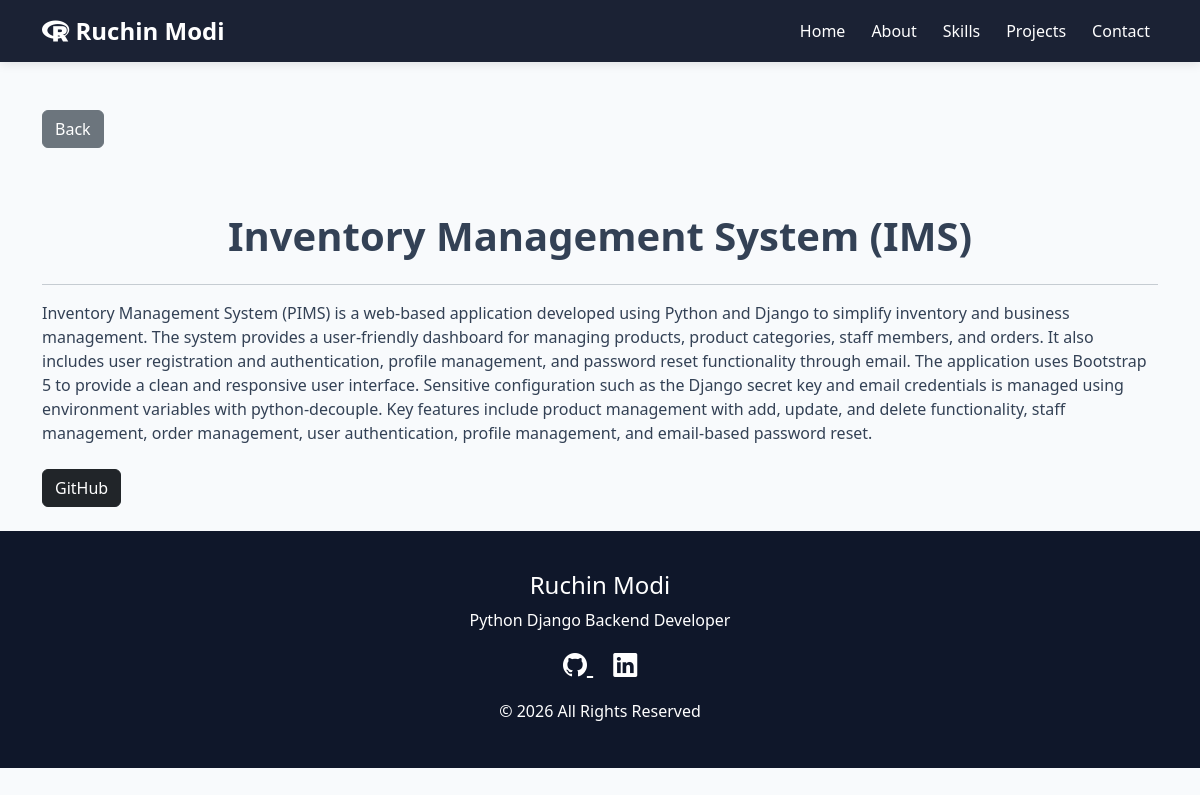
Page /project_d/2/ on the earlier database version.
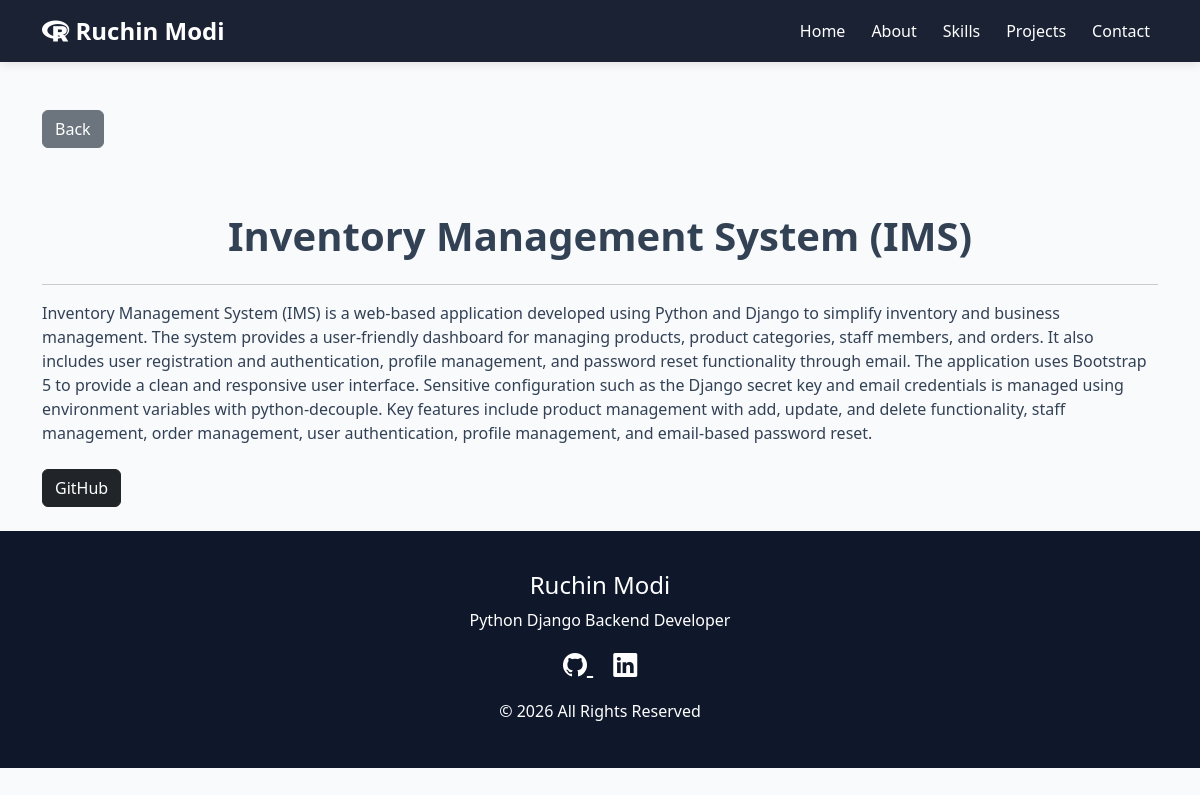
Same page on the later database version.
### portfolio/models.py (models this page shows, shortened)
class Project(models.Model):
    title = models.CharField(max_length=200)
    image = CloudinaryField('image')
    short_description = models.TextField()
    full_description = models.TextField()
    github_link = models.URLField(blank=True,null=True)
    live_link = models.URLField(blank=True,null=True)

### portfolio/views.py (the view)
# urls.py: path('project_d/<int:id>/', views.project_d, name='project_d'),
def project_d(request, id):
    project = get_object_or_404(Project,id=id)
    context={
        'project': project
        }
    return render(request,'project_d.html',context)

### portfolio/template/project_d.html (shortened to what this page needs)
{% extends 'nav/base.html'%}
{% load static %}
{% block content %}
<div class="container mt-5">
    <a href="/"
       class="btn btn-secondary mb-3">
       Back
    </a>
    <div class="text-center mb-4">
</div>
        <div class="card-body">
            <h1 class="text-center fw-bold mb-4">
                {{ project.title }}
            </h1>
            <hr>
            <p>
                {{ project.full_description }}
            </p>
           <div class="mt-4 mb-4">
            {% if project.github_link %}
            <a href="{{ project.github_link }}"
            class="btn btn-dark">
            GitHub
        </a>
        {% endif %}
</div>
        </div>
    </div>
{% endblock %}

### portfolio/template/nav/base.html (shortened to what this page needs)
<!DOCTYPE html>
<html>
<head>
    {% load static %}
    <link href="https://cdn.jsdelivr.net/npm/bootstrap@5.3.3/dist/css/bootstrap.min.css" rel="stylesheet">
     <link rel="stylesheet" href="{% static 'css/base.css' %}">
     <link rel="stylesheet" href="https://unpkg.com/aos@2.3.4/dist/aos.css">
<link rel="stylesheet"
href="https://cdn.jsdelivr.net/npm/bootstrap-icons@1.11.3/font/bootstrap-icons.min.css">
<link
    rel="stylesheet"
    href="https://cdnjs.cloudflare.com/ajax/libs/font-awesome/6.7.2/css/all.min.css">
</head>
<body>
<nav class="navbar navbar-expand-lg navbar-dark custom-navbar sticky-top">
    <div class="container">
        <a class="navbar-brand fw-bold" href="#">
            <i class="fa-brands fa-r-project"></i>
            Ruchin Modi
        </a>
        <div class="collapse navbar-collapse"
             id="navbarNav">
            <ul class="navbar-nav ms-auto">
                <li class="nav-item">
                        <a class="nav-link" href="{% url 'home' %}">Home</a>
                </li>
                <li class="nav-item">
                    <a class="nav-link" href="{% url 'about' %}">About</a>
                </li>
                <li class="nav-item">
                    <a class="nav-link" href="{% url 'skills' %}">Skills</a>
                </li>
                <li class="nav-item">
                    <a class="nav-link" href="{% url 'project' %}">Projects</a>
                </li>
                <li class="nav-item">
                    <a class="nav-link" href="{% url 'contact' %}">Contact</a>
                </li>
            </ul>
        </div>
    </div>
</nav>
{% block content %}
{% endblock %}
<footer class="footer">
    <div class="container">
        <h4>
            Ruchin Modi
        </h4>
        <p>
            Python Django Backend Developer
        </p>
        <div class="social-icons">
            <a href="https://github.com/modiruchin-a11y/git-code">
                <i class="bi bi-github"></i>
            </a>
            <a href="https://www.linkedin.com/in/ruchin-modi-862489348/">
                <i class="bi bi-linkedin"></i>
            </a>
        </div>
        <p class="mt-3">
            © 2026 All Rights Reserved
        </p>
    </div>
</footer>
</body>
</html>

### portfolio/static/css/base.css (style rules this page uses)
:root { --primary:#2563eb; --dark:#0f172a; --light:#f8fafc; --text:#334155; }
html { scroll-behavior:smooth; }
body { font-family:'Segoe UI',sans-serif; background:var(--light); color:var(--text); margin:0; padding:0; overflow-x:hidden; }
.custom-navbar { background:rgba(15,23,42,0.95); backdrop-filter:blur(10px); box-shadow:0 2px 10px rgba(0,0,0,0.1); position:sticky; top:0; z-index:999; }
.navbar-brand { font-size:1.5rem; font-weight:700; }
.nav-link { color:white !important; margin-left:10px; transition:0.3s; }
.btn { transition:.3s; }
.footer { background:var(--dark); color:white; text-align:center; padding:40px 0; }
.footer p { margin-bottom:5px; }
.social-icons { margin-top:15px; }
.social-icons a { color:white; font-size:1.5rem; margin:0 10px; transition:.3s; }

Differences in the rows shown:
changed Project "Inventory Management System (IMS)": full_description "Inventory Management System (PIMS) is a web-based application…" → "Inventory Management System (IMS) is a web-based application…"
